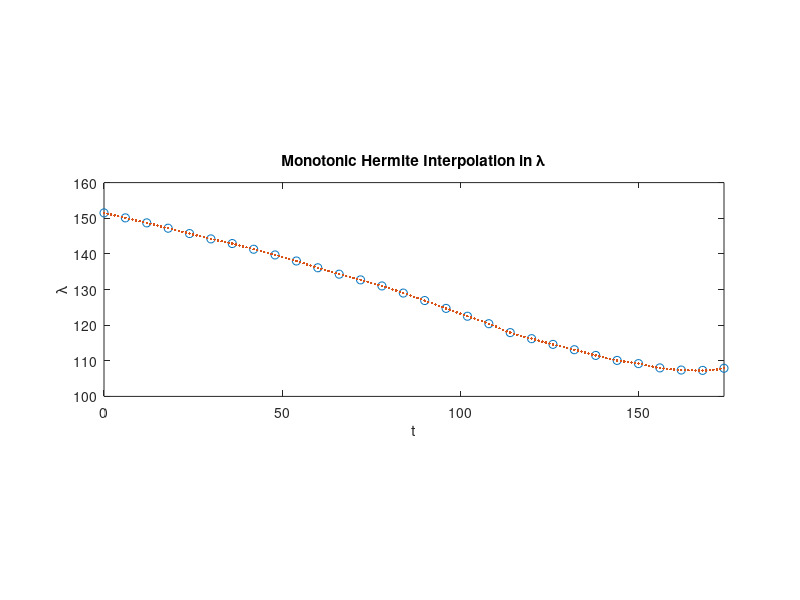
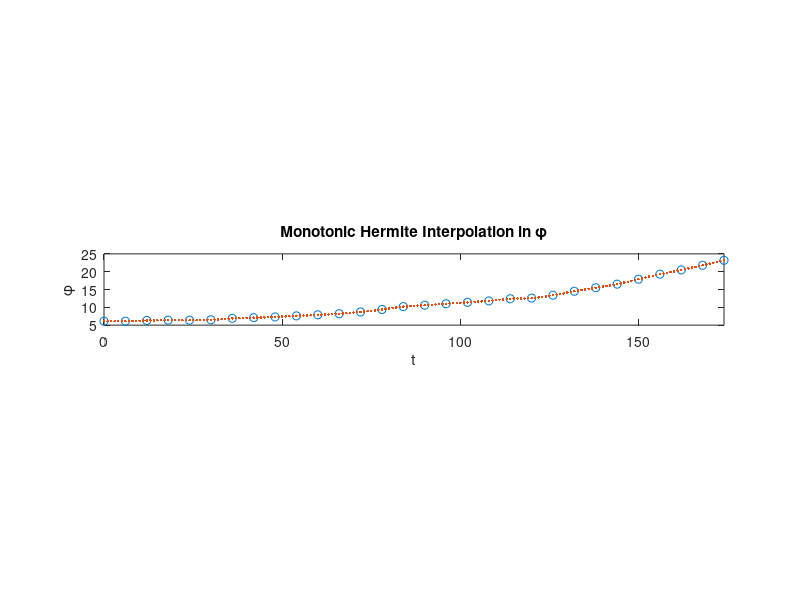
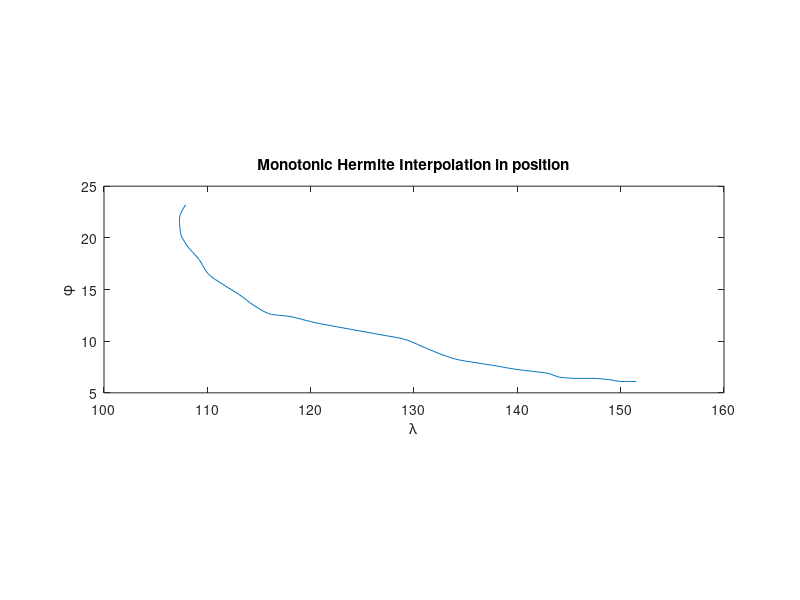

MATLAB code for these plots, in order:
%given time, intervals of 6 hours
t = 0:6:174;
%given latitudes
phi = [6.1, 6.1, 6.3, 6.4, 6.4, 6.5, 6.9, 7.1, 7.3, 7.6, 7.9, 8.2, 8.7, 9.4, 10.2, 10.6, 11.0, 11.4, 11.8, 12.4, 12.6, 13.4, 14.5, 15.5, 16.5, 17.9, 19.3, 20.5, 21.8, 23.2];
%given longitudes
lambda = [151.5, 150.1, 148.7, 147.2, 145.7, 144.2, 142.9, 141.3, 139.7, 138.0, 136.1, 134.3, 132.7, 131.0, 129.0, 126.9, 124.7, 122.5, 120.4, 117.9, 116.2, 114.6, 113.1, 111.5, 110.1, 109.2, 108.0, 107.4, 107.3, 107.9];
%timesteps where we want to interpolate
query = 0:1:174;

%cubic spline interpolation function for lambda. enforcing periodic
%condition. D^1 and D^2 are equal on both ends
pp_lambda = pchip(t,lambda);
i_lambda = ppval(pp_lambda, query);

%plot original and interpolated values of lambda
figure;
plot(t,lambda,'o',query,i_lambda,':.');
xlim([0 174]);
xlabel('t');
ylabel('\lambda');
title('Monotonic Hermite Interpolation in \lambda');
daspect([1 1 1]);

%cubic spline interpolation function for phi
pp_phi = pchip(t,phi);
i_phi = ppval(pp_phi, query);

%plot original and interpolated values of phi
figure;
plot(t,phi,'o',query,i_phi,':.');
xlim([0 174]);
xlabel('t');
ylabel('\phi');
title('Monotonic Hermite Interpolation in \phi');
daspect([1 1 1]);

%now, plot lambda vs. phi for position
figure;
plot(i_lambda,i_phi,'-');
xlabel('\lambda');
ylabel('\phi');
title('Monotonic Hermite Interpolation in position');
daspect([1 1 1]);
labels = cellfun(@num2str, num2cell(query), 'UniformOutput', false);
%text(i_lambda,i_phi,labels,'VerticalAlignment','top', 'HorizontalAlignment','left','FontName','normal','FontSize',8,'Rotation',75,'FontWeight','normal');
